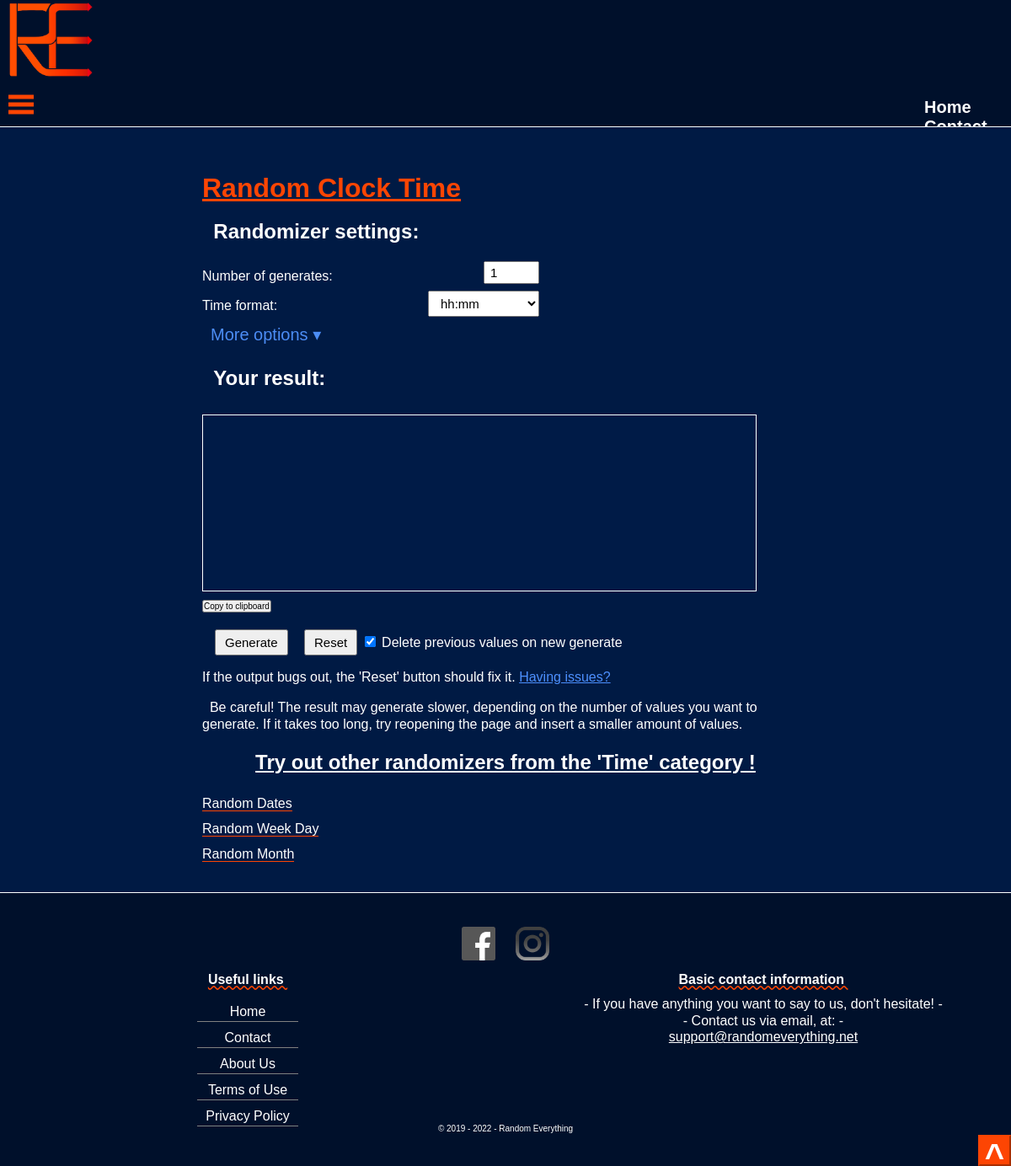
Page /clock-time.php on the committed database.
### tables this page shows
CREATE TABLE `randomizers_all` (
  `nrcrt` int(11) NOT NULL,
  `title_name` varchar(128) NOT NULL,
  `category` varchar(128) NOT NULL,
  `small_description` varchar(1000) NOT NULL,
  `type` varchar(128) NOT NULL,
  `path` varchar(128) DEFAULT NULL
);

### clock-time.php (the view, shortened to what this page needs)
<?php include_once 'includes/dbrandomizer.php';?>
<!DOCTYPE html>
<html>
<head>
  <link href="styles.css" rel="stylesheet">
</head>
<body>
  <div class="title">
    <a href="index.php">
      <img id="logo-img-top" src="LogoRE1.png" style="height:100px;">
    </a>
  </div>
  <nav id="nav-bar" class="top-nav">
    <span class="open-slide">
      <a onclick="openSideMenu()">
        <svg width="30" height="30">
          <path d="M0,5,30,5" stroke="#fd4503" stroke-width="5"/>
          <path d="M0,14,30,14" stroke="#fd4503" stroke-width="5"/>
          <path d="M0,23,30,23" stroke="#fd4503" stroke-width="5"/>
        </svg>
      </a>
    </span>
    <ul class="top-nav-buttons">
      <div class="google-search">
      <li><a href="index.php">Home</a></li>
      <li><a href="contact.php">Contact</a></li>
      <li><a href="about-us.php">About Us</a></li>
    </ul>
  </nav>
  <div id="main" style="line-height:30px">
    <h1 style="color:#fd4503; text-decoration:underline">Random Clock Time</h1>
    <h2>&nbsp;&nbsp;Randomizer settings:</h2>
    <div id="criterias">
      <label for="number-of-values">Number of generates:</label>
      <input type="number" name="number-of-values" placeholder="1" style="padding: 3px 6px;font-size: 15px;float:right;width:50px;" id="number-of-values" value="1"><br>
      <label for="hour-format">Time format: </label>
      <select class="select" name="hour-format" id="h-format">
        <option value="1" selected>hh:mm</option>
      </select><br>
    </div>
    <button type="submit" name="see-more" onclick=advanced() id="seemore-btn" style="float:none; color:#4c8df5; font-size:20px">More options &#9662;</button>
    <h2>&nbsp;&nbsp;Your result:</h2>
    <textarea class="output-box" id="result" rows="10" cols="40" disabled style="resize:none;"></textarea><br>
    <button type="submit" name="submit" style="position:absolute; font-size: 10px; padding:0" onclick="copyText()">Copy to clipboard</button><br>
    <button type="submit" name="submit" id="submit" style="margin-left:15px;  margin-top: 5px;" onclick="generate()">Generate</button>
    <button type="submit" name="submit" style="margin-left:15px;  margin-top: 5px;" onclick='document.getElementById("result").innerHTML = "" '>Reset</button>
    <input type="checkbox" name="concat" checked>
    <label for="concat">Delete previous values on new generate</label>
    <p>If the output bugs out, the 'Reset' button should fix it. <a href="randomizer-feedback.php?rand-name=Random+Clock+Time" class="issues-link">Having issues?</a></p>
    <p>&nbsp;&nbsp;Be careful! The result may generate slower, depending on the number of values you want to generate. If it takes too long, try reopening the page and insert a smaller amount of values.</p>
    <?php
      $rands[0] = ""; $aux=0;
      $ceva = mysqli_query($conn, "SELECT nrcrt FROM randomizers_all WHERE category='Time'"); while($row = $ceva->fetch_assoc()){$rands[$aux++]=$row['nrcrt'];}
      if(count($rands)>1){
        echo "<div class=\"randomizer-suggestions\"><h2 style=\"text-align:center; text-decoration:underline\">Try out other randomizers from the 'Time' category !</h2>";
        for($x=0; $x<$aux; $x++){
          $title = mysqli_query($conn, "SELECT title_name FROM randomizers_all WHERE nrcrt=".$rands[$x])->fetch_assoc()['title_name'];
          $path = mysqli_query($conn, "SELECT path FROM randomizers_all WHERE nrcrt=".$rands[$x])->fetch_assoc()['path'];
          if ($title !== "Random Clock Time") echo "<a href=\"".$path."\">".$title."</a><br>";
        }
        echo "</div>";
      }
    ?>
    <br>
  </div>
  <footer id="footer">
    <div style="text-align: center; margin-top:30px">
      <a href="https://www.facebook.com/Random-Everything-113619730008111" target="_blank"><img src="images/facebook-contact.png" class="footer-contact-img"></a>
      <a href="https://www.instagram.com/randomeverything.net2019/" target="_blank"><img src="images/instagram-contact.png" class="footer-contact-img"></a>
    </div>
    <div class="footer-left">
      <h4 style="margin-bottom:10px; text-decoration:underline wavy #fd4503;">Useful links&nbsp;</h4>
      <div class="footer-link-box"><a href="index.php">Home</a></div>
      <div class="footer-link-box"><a href="contact.php">Contact</a></div>
      <div class="footer-link-box"><a href="about-us.php">About Us</a></div>
      <div class="footer-link-box"><a href="terms-and-conditions.php">Terms of Use</a></div>
      <div class="footer-link-box"><a href="privacy-policy.php">Privacy Policy</a></div>
    </div>
    <div class="footer-right">
      <h4 style="margin-bottom:10px; text-decoration:underline wavy #fd4503;">Basic contact information&nbsp;</h4>
      <p style="margin:0;">- If you have anything you want to say to us, don't hesitate! -</p>
      <p style="margin:0;">- Contact us via email, at: -</p>
      <a href ="https://mail.google.com/mail/?view=cm&fs=1&to=support@randomeverything.net" style="text-decoration:underline;" target="_blank">support@randomeverything.net</a>
    </div>
    <div style="text-align: center; width:100%; display:inline-block; font-size:10px; margin-top:20px">
    &copy; 2019 - <?php echo date("Y");?> - Random Everything
    </div>
    <button type="button" name="gototop" onclick="scrollToTop()" id="goToTop-btn">^</button>
  </footer>
</body>
</html>

### styles.css (style rules this page uses)
html { font-family: Arial ; }
body { margin-bottom: -250px; height: 100%; margin: 0; background-color: #001a44; counter-reset: nrcrt; background-position: center; background-repeat: no-repeat; background-size: cover; }
a { text-decoration:none; color: #fff; }
li { list-style: none; }
h4 { margin:0; }
p { line-height: 20px; }
.top-nav { background-color: #00102b; overflow: hidden; height: 50px; z-index: 1; border-bottom:1px solid #fff; }
.title { height: 100px; background-color: #00102b; font-family: 'segoe-script'; margin: 0; padding: 0; }
.title a { text-decoration: none; color: #fff; font-size: 35px; display: inline-block; width: auto; height: 60px; }
.title a img { margin-left: 10px; }
.open-slide a svg { margin: 10px; cursor: pointer; }
#main { margin-left:auto; margin-top: 3%; margin-bottom: -100px; margin-right: auto; overflow:hidden; width: 60%; color: #fff; position: relative; padding-bottom: 100px; min-height: calc(100vh - 491px); }
#footer { background-color: #00102b; min-height: 300px; overflow: hidden; color: #fff; border-top: 1px solid #fff }
.footer-contact-img { height:40px; margin:10px; filter:grayscale(100%); -webkit-filter:grayscale(100%); transition: all 0.4s; -webkit-transition:all 0.4s; cursor:pointer; }
.footer-left { width:49%; display: inline-block; height: 160px; float: left; text-align: center; }
.footer-right { width: 49%; display: inline-block; height: 160px; float: right; text-align: center; }
.footer-link-box { padding:10px 10px 0 10px; border-bottom:1px solid grey; width:100px; margin:auto; height:20px; transition: all 0.4s; -webkit-transition:all 0.4s; }
.footer-link-box > a { height:20px; transition: all 0.4s; -webkit-transition:all 0.4s; }
#main p { text-align: left; }
.top-nav-buttons { float: right; display: flex; }
.top-nav-buttons li a { border-radius: 10px; color: #fff; padding: 12px 13px; font-size: 20px; margin: 0 1px; transition: all 0.4s; -webkit-transition:all 0.4s; font-weight: bold; }
.output-box { margin-top: 1vh; width: 90%; padding: 4px; background-color: #001b47; border: 1px solid #fff; overflow-y: scroll; line-height: 20px; font-size: 20px; color: #fff; transition: all 0.4s; -webkit-transition:all 0.4s; }
.select { padding: 5px 10px; font-size: 15px; }
button[type=submit] { cursor: pointer; font-size:15px; padding: 5px 10px; }
#goToTop-btn { float: right; color: #fff; font-weight: bold; font-size: 40px; height: 37px; cursor: pointer; background-color: #fd4503; border-color:#fd4503; }
#seemore-btn { background: none; box-shadow: none; border: none; color: #fd4503; float: right; cursor: pointer; }
.google-search { font-size:10px!important; }
.issues-link { color:#4D90FE; font-size:inherit; text-decoration: underline; }
.randomizer-suggestions a { border-bottom: 1px solid #fd4503; transition: all 0.4s; -webkit-transition:all 0.4s; }

### clock-time.php (style rules this page uses)
select { float:right; }
#criterias { line-height: 35px; max-width: 400px; }

### rows in the picture
randomizers_all: title_name "Random Dates"
randomizers_all: title_name "Random Week Day"
randomizers_all: title_name "Random Month"
